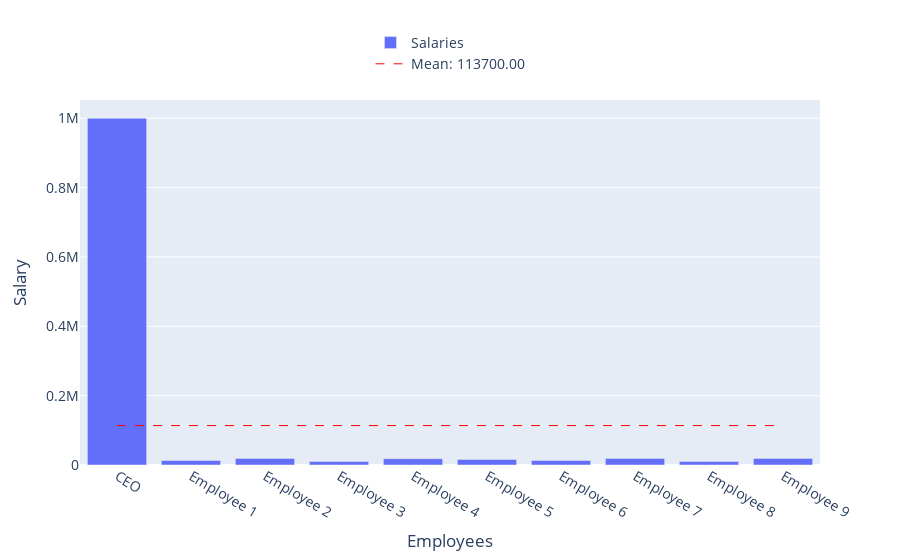

Notebook source saved alongside this figure:
### Markdown cell above
**Caution When Using the Mean**

The mean is a common measure of central tendency, but it isn't always the best choice. In certain situations, the mean can be misleading as it may be 'pulled' towards extreme values.

For example, consider a company that has 9 employees who earn between \\$10,000 to \\$20,000 per year, with the exception of the CEO who earns \\$1,000,000. The median salary is **\\$113,700**, which does not accurately represent the typical salary in this case.

Why? Because the CEO's salary is very large compared to other employees, the average salary is very high and does not reflect the salary of ordinary employees.

### Code cell
# @title #### Calculate mean and plot bar chart
import plotly.graph_objects as go

# Define the data
salaries = [1000000, 13000, 19000, 10000, 18000, 16000, 13000, 19000, 10000, 19000]
employee_names = ['CEO', 'Employee 1', 'Employee 2', 'Employee 3', 'Employee 4', 'Employee 5', 'Employee 6', 'Employee 7', 'Employee 8', 'Employee 9']

# Calculate the mean
mean_salary = sum(salaries) / len(salaries)

# Create a bar chart
fig = go.Figure(data=go.Bar(y=salaries, x=employee_names, name='Salaries'))

# Add a horizontal line for the mean
fig.add_trace(go.Scatter(
    x=[employee_names[0], employee_names[-1]],
    y=[mean_salary, mean_salary],
    mode='lines',
    name=f'Mean: {mean_salary:.2f}',
    line=dict(color='Red', width=1, dash='dash')
))

# Add labels for x and y axis
fig.update_layout(
    xaxis_title="Employees",
    yaxis_title="Salary",
    font=dict(
        size=14,
    ),
    legend=dict(
        yanchor="top",
        y=1.2,
        xanchor="center",
        x=0.5
    )
)

# Show the plot
fig.show()

### Figure 1 — Plotly figure (JSON) as saved in the notebook; plotly's stock layout.template omitted (floating-point values rounded to 4 significant figures)
{"data": [{"name": "Salaries", "type": "bar", "x": ["CEO", "Employee 1", "Employee 2", "Employee 3", "Employee 4", "Employee 5", "Employee 6", "Employee 7", "Employee 8", "Employee 9"], "y": [1000000, 13000, 19000, 10000, 18000, 16000, 13000, 19000, 10000, 19000]}, {"line": {"color": "Red", "dash": "dash", "width": 1}, "mode": "lines", "name": "Mean: 113700.00", "type": "scatter", "x": ["CEO", "Employee 9"], "y": [113700, 113700]}], "layout": {"autosize": true, "font": {"size": 14}, "legend": {"x": 0.5, "xanchor": "center", "y": 1.2, "yanchor": "top"}, "xaxis": {"autorange": true, "range": [-0.5, 9.5], "title": {"text": "Employees"}, "type": "category"}, "yaxis": {"autorange": true, "range": [0, 1053000.0], "title": {"text": "Salary"}, "type": "linear"}}}
